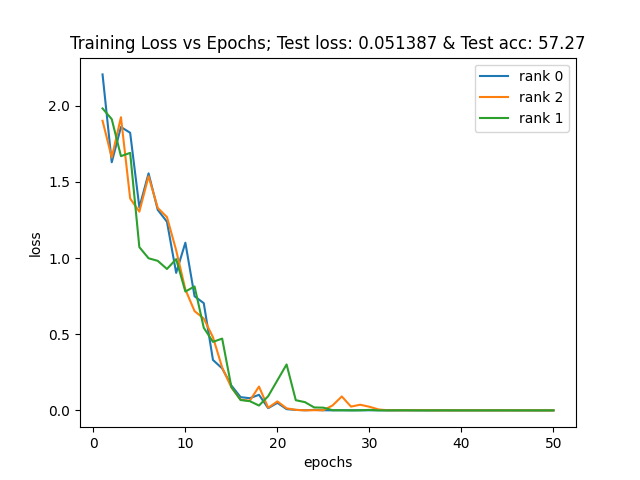

This chart was generated by the following Python code:
# parses training.log
import matplotlib.pyplot as plt

f = open('training.log', 'r')
data = f.read()
f.close()

info = {}
at = 0
while True:
    at = data.find('Rank:', at + 1)
    if at == -1:
        break
    rank = int(data[at + 6: data.find(',', at + 1)])
    at = data.find('Epoch:', at + 1)
    epoch = int(data[at + 7: data.find(' ', at + 8)])
    at = data.find('Loss:', at + 1)
    loss = float(data[at + 6: at + 6 + 8])
    # print(rank, epoch, loss)
    if rank not in info:
        info[rank] = []
    if epoch + 1 > len(info[rank]):
        info[rank].append(loss)
    else:
        info[rank][epoch] = loss

# test metrics
at = data.find('Test set:')
at = data.find('Average Loss', at + 1)
test_loss = data[at + 13: data.find(',', at + 1)]
at = data.find('Accuracy:', at + 1)
test_acc = data[at + 10: data.find('%', at + 1)]

for rank in info:
    plt.plot(range(1, len(info[rank]) + 1), info[rank], label=f'rank {rank}')
plt.xlabel('epochs')
plt.ylabel('loss')
plt.legend()
plt.title(f'Training Loss vs Epochs; Test loss: {test_loss} & Test acc: {test_acc}')
plt.show()
